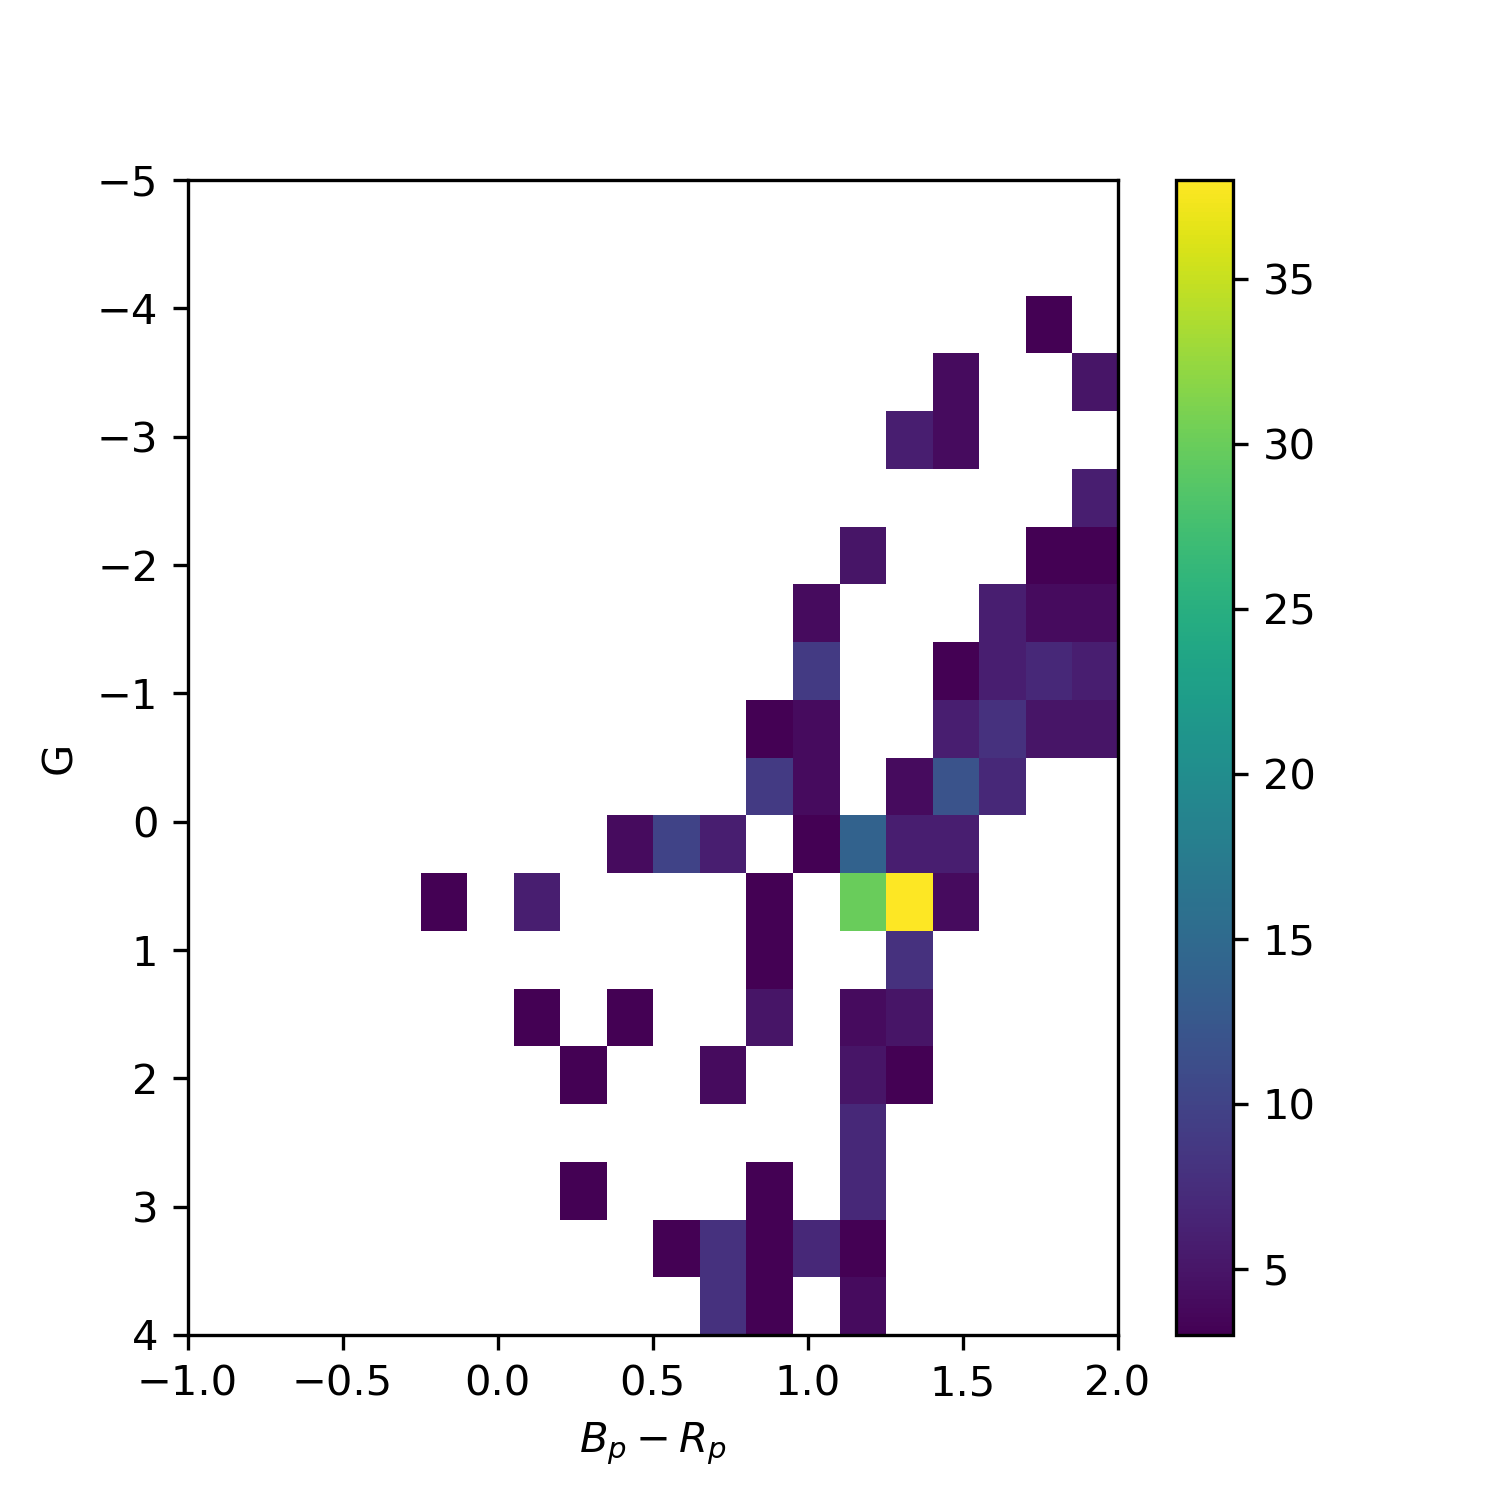

The script that saved this image:
'''
--------------------------------------------------------------------------------
Simple script to create fake clusters from isochrones.
Run as:
>> python fake_cluster.py <n>
where 'n' is the total number of desired fake clusters.
--------------------------------------------------------------------------------
'''

import numpy as np
import pandas as pd
from numpy import random
import sys, os
import matplotlib.pyplot as plt

# add dust extinction
def add_dust_extinction():
    pass

def hess( col, mag ):
    #histogram definition
    xyrange = [[-1,2],[-5,4.0]] # data range
    bins = [20,20] # number of bins
    thresh = 3 #density threshold

    # histogram the data
    hh, locx, locy = np.histogram2d(col, mag, range=xyrange, bins=bins)
    posx = np.digitize(col, locx)
    posy = np.digitize(mag, locy)

    #select points within the histogram
    ind = (posx > 0) & (posx <= bins[0]) & (posy > 0) & (posy <= bins[1])
    hhsub = hh[posx[ind] - 1, posy[ind] - 1]
    col1, mag1 = [], []
    hh[hh < thresh] = np.nan

    return hh, xyrange

def plotHessDiagram(fake_cluster_df):
	# xlim, ylim = [-0.5, 2], [4, -5]
    g = fake_cluster_df['G']
    b_p = fake_cluster_df['Bp']
    r_p = fake_cluster_df['Rp']

    # plotting
    fig = plt.figure(figsize=(5, 5))
    ax = fig.add_subplot(111)

    hh, xyrange = hess( b_p - r_p, g )
    im = ax.imshow( np.flipud(hh.T), cmap="viridis", extent= np.array(xyrange).flatten(),
                     interpolation='nearest', origin='upper', aspect="auto")
    cb = plt.colorbar(im, ax=ax)

    ax.set_xlabel('$B_{p} - R_{p}$')
    ax.set_ylabel('G')
    ax.invert_yaxis()
    outfile = "fake_cluster.png"
    fig.savefig(outfile, dpi=300)
    plt.show()

def make_fake_cluster(id):
    # no. of stars in the fake cluster
    n = np.random.randint(30, high=500)

    # load isochrone
    isochrone = np.loadtxt("isochrone.dat", comments="#")

    # shuffle and select n stars
    temp_list = np.arange( isochrone.shape[0] )
    np.random.shuffle( temp_list )
    subsetIdx = temp_list[ :n ]
    subsetIdx = np.array( subsetIdx )

    fake_cluster = np.column_stack((isochrone[subsetIdx, -3:], np.repeat(id, n)))

    return fake_cluster

if __name__=='__main__':
    # no. of stars that you want in your cluster
    n_fake_cluster = int(sys.argv[1])

    fake_clusters = []
    for id in range(n_fake_cluster):
        fake_clusters.append( make_fake_cluster(id) )

    # col_names = ['G', 'Bp', 'Rp', 'cluster_id']
    arr_fake_clusters = np.concatenate([c for c in fake_clusters])
    np.save("fake_clusters_new.npy", arr_fake_clusters)


    # cols = ['Zini', 'MH', 'logAge', 'Mini', 'int_IMF', 'Mass', 'logL',  'logTe',\
    #         'logg', 'label', 'McoreTP', 'C_O',  'period0', 'period1', 'pmode', 'Mloss',\
    #         'tau1m',  'X', 'Y', 'Xc', 'Xn', 'Xo', 'Cexcess', 'Z', 'mbolmag',\
    #         'Gmag', 'G_BPmag', 'G_RPmag']
